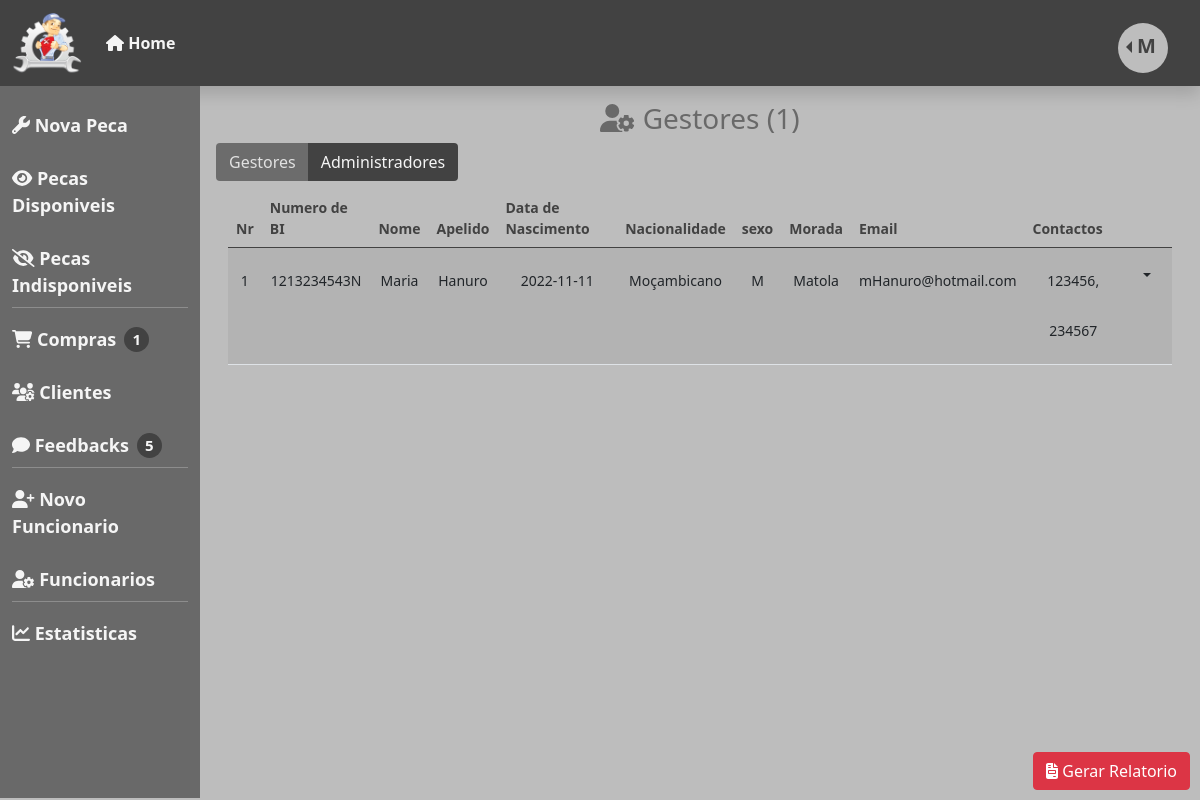
/gestao/views/Gestores.php (signed in), run on the app's committed database.
### tables this page shows
CREATE TABLE IF NOT EXISTS `perfil` (
  `id_perfil` int NOT NULL AUTO_INCREMENT,
  `username` varchar(200) NOT NULL,
  `senha` varchar(100) NOT NULL,
  `perfil` varchar(100) NOT NULL,
  `id_gestor` int DEFAULT NULL,
  `id_administrador` int DEFAULT NULL,
  `id_cliente` int NOT NULL,
  PRIMARY KEY (`id_perfil`),
  KEY `id_gestor` (`id_gestor`),
  KEY `id_administrador` (`id_administrador`),
  KEY `id_cliente` (`id_cliente`)
);

CREATE TABLE IF NOT EXISTS `gestor` (
  `id` int NOT NULL AUTO_INCREMENT,
  `nome` varchar(100) NOT NULL,
  `apelido` varchar(100) NOT NULL,
  `data_nascimento` date NOT NULL,
  `nacionalidade` varchar(100) NOT NULL,
  `nr_bi` varchar(100) NOT NULL,
  `sexo` char(5) NOT NULL,
  `morada` text NOT NULL,
  `email` varchar(100) NOT NULL,
  `contactos` varchar(100) NOT NULL,
  PRIMARY KEY (`id`)
);

### gestao/controllers/VerFuncionariosController.php (called while the page is built, shortened)
<?php
include_once '../models/Administrador.php';
include_once '../models/Gestor.php';
class VerFuncionarioController
{
    public function administrador()
    {
        $this->funcionario = new Administrador();
        $this->dados = $this->funcionario->selectAll();
        return $this->dados;
    }
    public function totalGestores()
    {
        $this->funcionario = new Gestor();
        $this->dados = $this->funcionario->count();
        return $this->dados;
    }
    public function gestor()
    {
        $this->funcionario = new Gestor();
        $this->dados = $this->funcionario->selectAll();
        return $this->dados;
    }
}
$verFuncionario = new VerFuncionarioController();
$admin = $verFuncionario->administrador();
$gestor = $verFuncionario->gestor();
$totalGestores = $verFuncionario->totalGestores();

### gestao/models/Gestor.php (called while the page is built, shortened)
<?php
include_once '../../config/db.php';
class Gestor
{
    private $conexao;
    function __construct()
    {
        $this->dbConnection = new dbConnection();
        $this->conexao = $this->dbConnection->connect();
        return $this->conexao;
    }
    public function selectAll()
    {
        $this->sql = $this->conexao->query("SELECT * FROM gestor JOIN perfil WHERE gestor.id = perfil.id_gestor ORDER BY nome ASC");
        $this->sql->execute();
        $this->dados = $this->sql->fetchAll(PDO::FETCH_OBJ);
        return $this->dados;
    }
    public function count()
    {
        $this->sql = $this->conexao->query("SELECT * FROM gestor JOIN perfil WHERE gestor.id = perfil.id_gestor");
        $this->sql->execute();
        $this->conta = $this->sql->rowCount();
        return $this->conta;
    }
}

### config/db.php (called while the page is built, shortened)
<?php
class dbConnection
{
     public $user = "root";
     public $password = "";
     public $db_name = "pecas_automoveis";
     public $host = "localhost";
     function connect()
     {
          try {
               $this->con = new PDO("mysql:host=$this->host;dbname=$this->db_name", $this->user, $this->password);
               return $this->con;
          } catch (PDOException $e) {
               return $e->getMessage();
          }
     }
}

### gestao/models/Administrador.php (called while the page is built, shortened)
<?php
include_once '../../config/db.php';
class Administrador
{
    private $conexao;
    function __construct()
    {
        $this->dbConnection = new dbConnection();
        $this->conexao = $this->dbConnection->connect();
        return $this->conexao;
    }
    public function selectAll()
    {
        $this->sql = $this->conexao->query("SELECT * FROM administrador JOIN perfil WHERE administrador.id = perfil.id_administrador");
        $this->sql->execute();
        $this->dados = $this->sql->fetchAll(PDO::FETCH_OBJ);
        return $this->dados;
    }
}

### gestao/views/Gestores.php (the view, shortened to what this page needs)
<?php include_once './head.php'; ?>
<?php
include_once '../controllers/verFuncionariosController.php';
?>
<div class="container conteudo col-sm-10 p-3">
    <h3 class="text-center"><i class="fa-solid fa-user-gear"></i> Gestores (<?php echo $totalGestores; ?>)</h3>
    <div class="btn-group">
        <a href="#" class="btn disabled">Gestores</a>
        <a href="./Administradores.php" class="btn">Administradores</a>
    </div>
    <div class="container mt-2">
        <table class="table table-striped">
            <thead>
                <th>Nr</th>
                <th>Numero de BI</th>
                <th>Nome</th>
                <th>Apelido</th>
                <th>Data de Nascimento</th>
                <th>Nacionalidade</th>
                <th>sexo</th>
                <th>Morada</th>
                <th>Email</th>
                <th>Contactos</th>
                <th></th>
            </thead>
            <tbody>
                <?php
                    $count = 1;
                    foreach ($gestor as $key => $value) {
                ?>
                    <tr>
                        <td><?php echo $count; ?></td>
                        <td><?php echo $value->nr_bi; ?></td>
                        <td><?php echo $value->nome; ?></td>
                        <td><?php echo $value->apelido; ?></td>
                        <td><?php echo $value->data_nascimento; ?></td>
                        <td><?php echo $value->nacionalidade; ?></td>
                        <td><?php echo $value->sexo; ?></td>
                        <td><?php echo $value->morada; ?></td>
                        <td><?php echo $value->email; ?></td>
                        <td><?php echo $value->contactos; ?></td>
                        <td style="text-align: center;" class="accoes">
                            <div class="dropdown">
                                <button type="button" class=" btn dropdown-toggle" data-bs-toggle="dropdown" <?php if ($head->getPerfil() == "gestor") { ?> hidden <?php } ?>></button>
                            </div>
                        </td>
                    <?php $count++; } ?>
            </tbody>
        </table>
    </div>
    <div class="relatorio">
        <a href="" class="btn btn-danger"><i class="fa-solid fa-file-invoice"></i> Gerar Relatorio</a>
    </div>
</div>
</div>
<?php include_once './foot.php'; ?>

### assets/css/gestaoHome.css (style rules this page uses)
body { background-color: #bdbdbd; overflow: hidden; }
.conteudo h3 { color: #696969; }
.conteudo { overflow: auto; height: 89vh; }
th { color: #424242; }
td { text-align: center; line-height: 50px; }
.relatorio { position: absolute; bottom: 10px; right: 10px; }
.table { font-size: 14px; }
.btn-group a { background-color: #424242; color: whitesmoke; }
.accoes { line-height: normal; }

### data on the page
perfil: id_gestor.nr_bi "1213234543N", id_gestor.nome "Maria", id_gestor.apelido "Hanuro", id_gestor.data_nascimento "2022-11-11", id_gestor.nacionalidade "Moçambicano", id_gestor.sexo "M", id_gestor.morada "Matola", id_gestor.email "mHanuro@hotmail.com", id_gestor.contactos "123456, 234567"

### other printed values
$head->getUserLetra() "M"
$head->totalComprasPendentes() "1"
$totalGestores "1"
